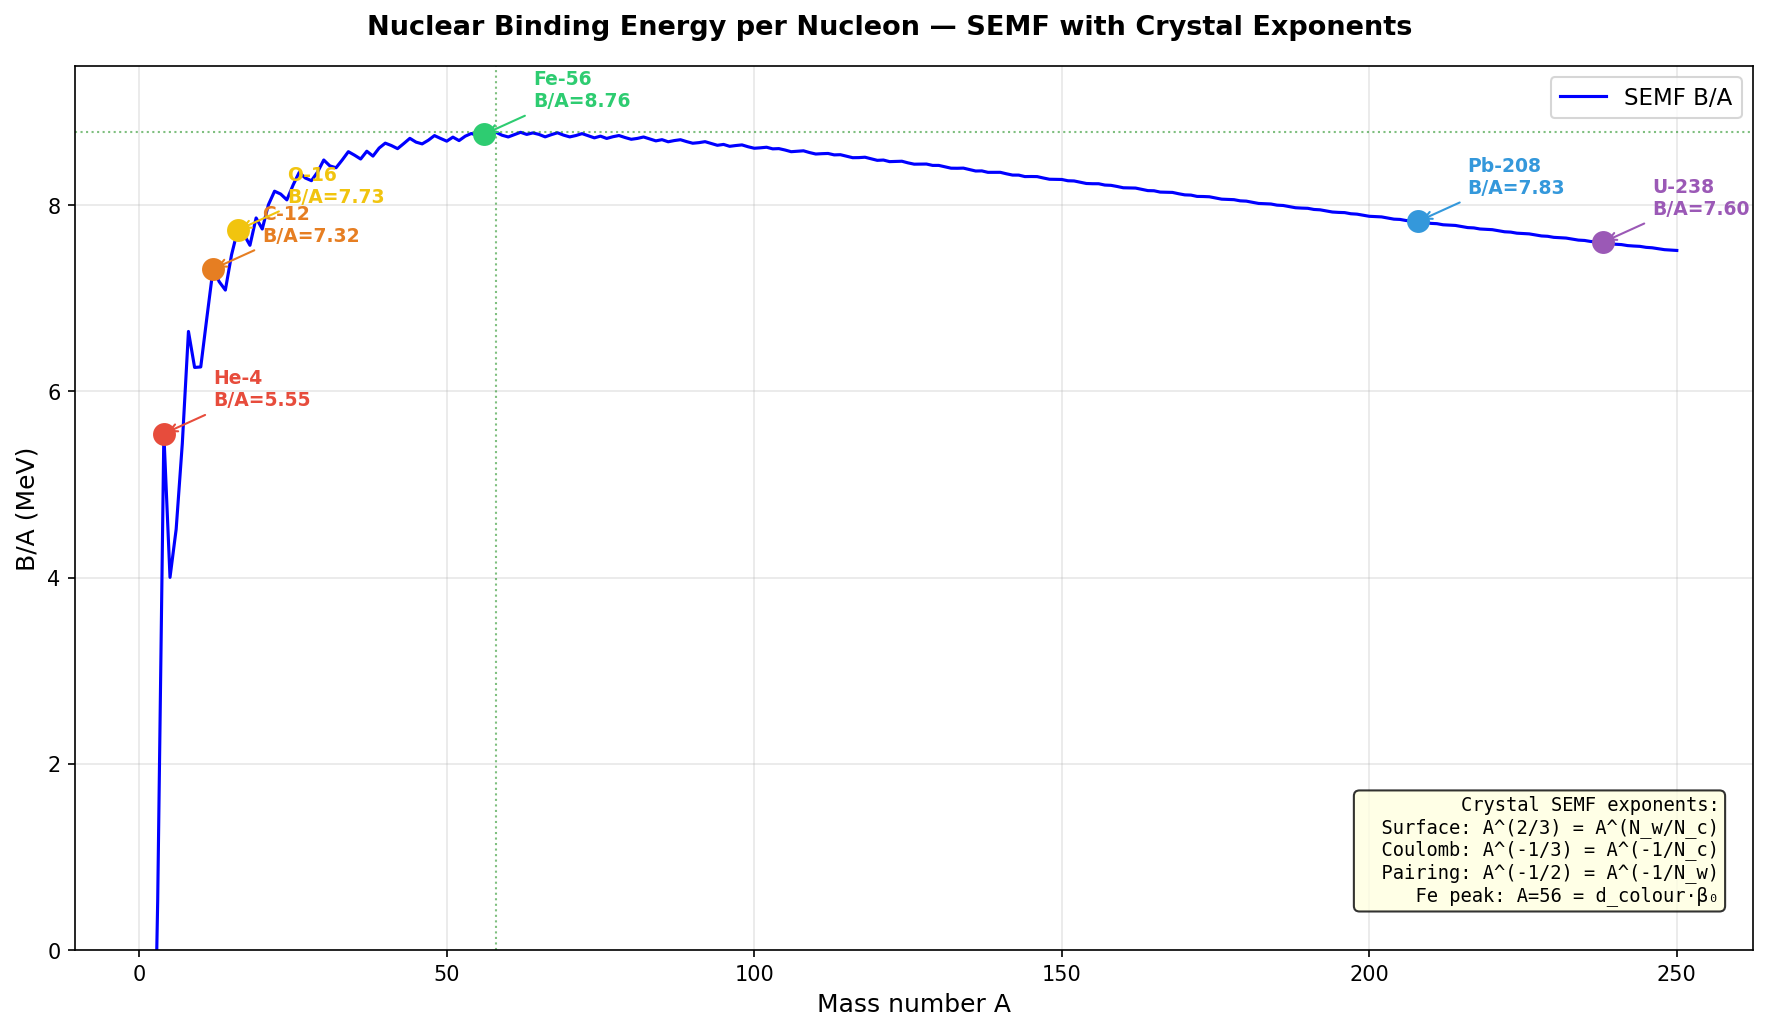

Reproduce this figure in Python.
#!/usr/bin/env python3
"""Crystal Nuclear — Binding Energy Curve from SEMF"""
import crystal_toe as ct
import matplotlib.pyplot as plt
import numpy as np

toe = ct.Toe(); nuc = toe.nuclear()

fig, ax = plt.subplots(figsize=(12, 7))
fig.suptitle("Nuclear Binding Energy per Nucleon — SEMF with Crystal Exponents",
             fontsize=13, fontweight='bold')

# Get binding curve
curve = nuc.binding_curve(250)
a_vals = [c[0] for c in curve]
ba_vals = [c[1] for c in curve]
ax.plot(a_vals, ba_vals, 'b-', linewidth=1.5, label='SEMF B/A')

# Mark key nuclei
key_nuclei = [
    (4,   2,  'He-4',  '#e74c3c'),
    (12,  6,  'C-12',  '#e67e22'),
    (16,  8,  'O-16',  '#f1c40f'),
    (56,  26, 'Fe-56', '#2ecc71'),
    (208, 82, 'Pb-208','#3498db'),
    (238, 92, 'U-238', '#9b59b6'),
]
for a, z, name, color in key_nuclei:
    ba = nuc.binding_per_nucleon(a, z)
    ax.plot(a, ba, 'o', color=color, markersize=10, zorder=5)
    ax.annotate(f'{name}\nB/A={ba:.2f}', xy=(a, ba),
                xytext=(a + 8, ba + 0.3),
                fontsize=9, fontweight='bold', color=color,
                arrowprops=dict(arrowstyle='->', color=color))

# Mark iron peak
peak_a, peak_ba = nuc.peak_nucleus(250)
ax.axvline(x=peak_a, color='green', linewidth=1, linestyle=':', alpha=0.5)
ax.axhline(y=peak_ba, color='green', linewidth=1, linestyle=':', alpha=0.5)

# Annotate Crystal exponents
ax.text(0.98, 0.05,
        f'Crystal SEMF exponents:\n'
        f'  Surface: A^({nuc.surface_exp()[0]}/{nuc.surface_exp()[1]}) = A^(N_w/N_c)\n'
        f'  Coulomb: A^(-{nuc.coulomb_exp()[0]}/{nuc.coulomb_exp()[1]}) = A^(-1/N_c)\n'
        f'  Pairing: A^(-{nuc.pairing_exp()[0]}/{nuc.pairing_exp()[1]}) = A^(-1/N_w)\n'
        f'  Fe peak: A={nuc.iron_peak()} = d_colour·β₀',
        transform=ax.transAxes, fontsize=9, fontfamily='monospace',
        ha='right', va='bottom',
        bbox=dict(boxstyle='round', facecolor='lightyellow', alpha=0.8))

ax.set_xlabel('Mass number A', fontsize=12)
ax.set_ylabel('B/A (MeV)', fontsize=12)
ax.set_ylim(0, 9.5)
ax.legend(fontsize=11)
ax.grid(True, alpha=0.3)

plt.tight_layout()
plt.savefig('nuclear_binding.png', dpi=150, bbox_inches='tight'); plt.show()
